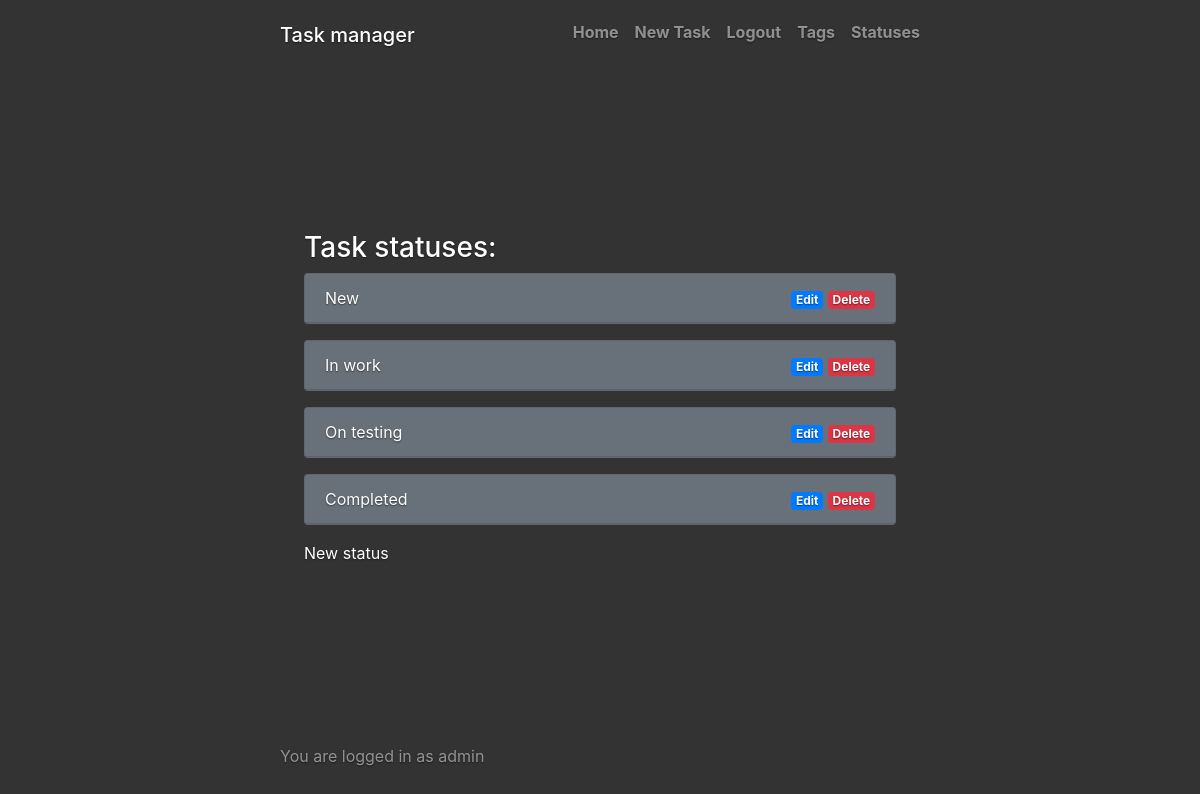
Page /tasks/task_statuses/ (signed in) on the earlier database version.
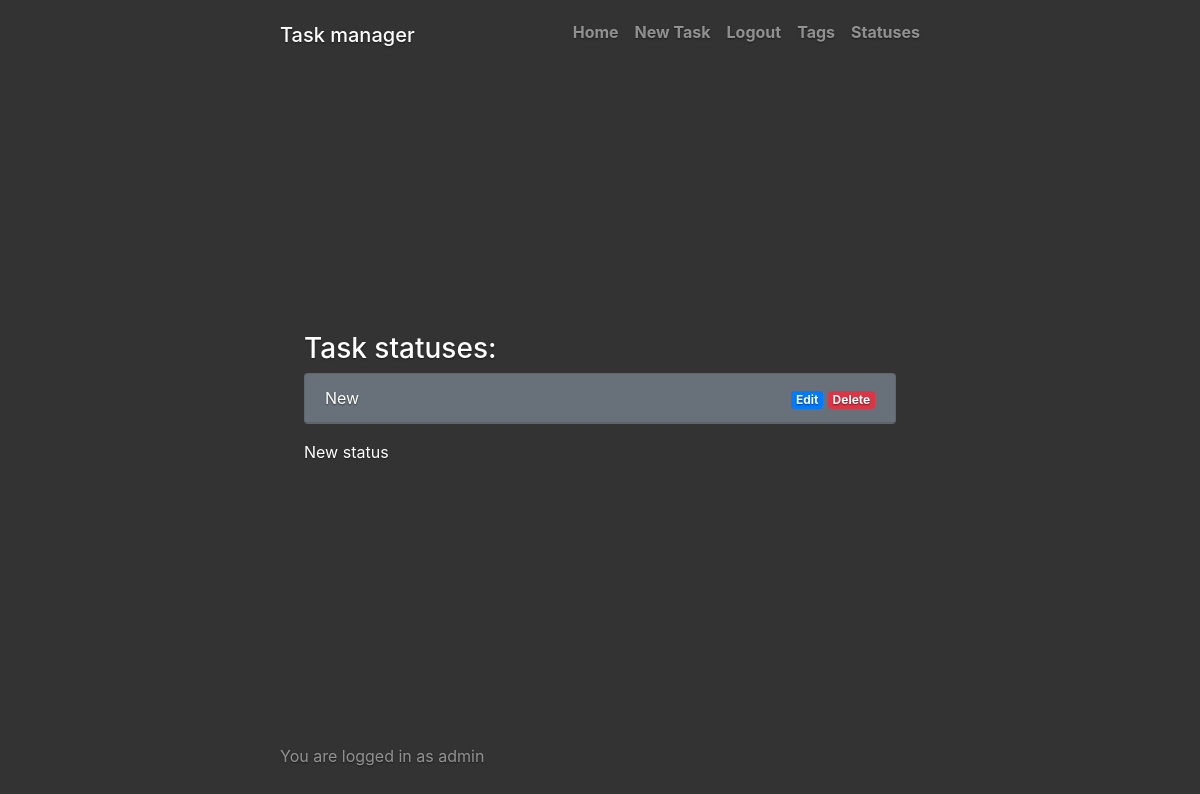
Same page on the later database version.
### tasks/models.py (models this page shows, shortened)
class TaskStatus(models.Model):
    name = models.CharField(
        max_length=200,
        unique=True,
        help_text="Enter a status name")

### tasks/views.py (the view)
class TaskStatusesView(generic.ListView):
    template_name = 'task_statuses.html'
    context_object_name = 'task_statuses'
    def get_queryset(self):
        return TaskStatus.objects.all()

### tasks/templates/task_statuses.html
{% extends "base.html" %}
{% block content %}
    <h3 class="cover-heading">Task statuses:</h3>
    {% if task_statuses %}
    {% for task_status in task_statuses %}
    <div class="card text-white bg-secondary mb-3">
      <div class="card-header">
        <div class="row">
          <div class="col-md-6"><div class="text-left"><a href="{% url 'task_status' task_status.id %}">{{ task_status.name }}</a></div></div>
          <div class="col-md-6"><div class="text-right"><a href="{% url 'task_status_update' task_status.id %}" class="badge badge-primary">Edit</a> <a href="{% url 'task_status_delete' task_status.id %}" class="badge badge-danger">Delete</a></div></div>
        </div>
      </div>
    </div>
  {% endfor %}
  {% else %}
    <p>You don't have any statuses. </p>
  {% endif %}
  <p class="card-text"><a href="{% url 'task_status_create'%}?next={{request.path}}">New status</a></p>
{% endblock %}

Differences in the rows shown:
removed TaskStatus: name "In work"
removed TaskStatus: name "On testing"
removed TaskStatus: name "Completed"
